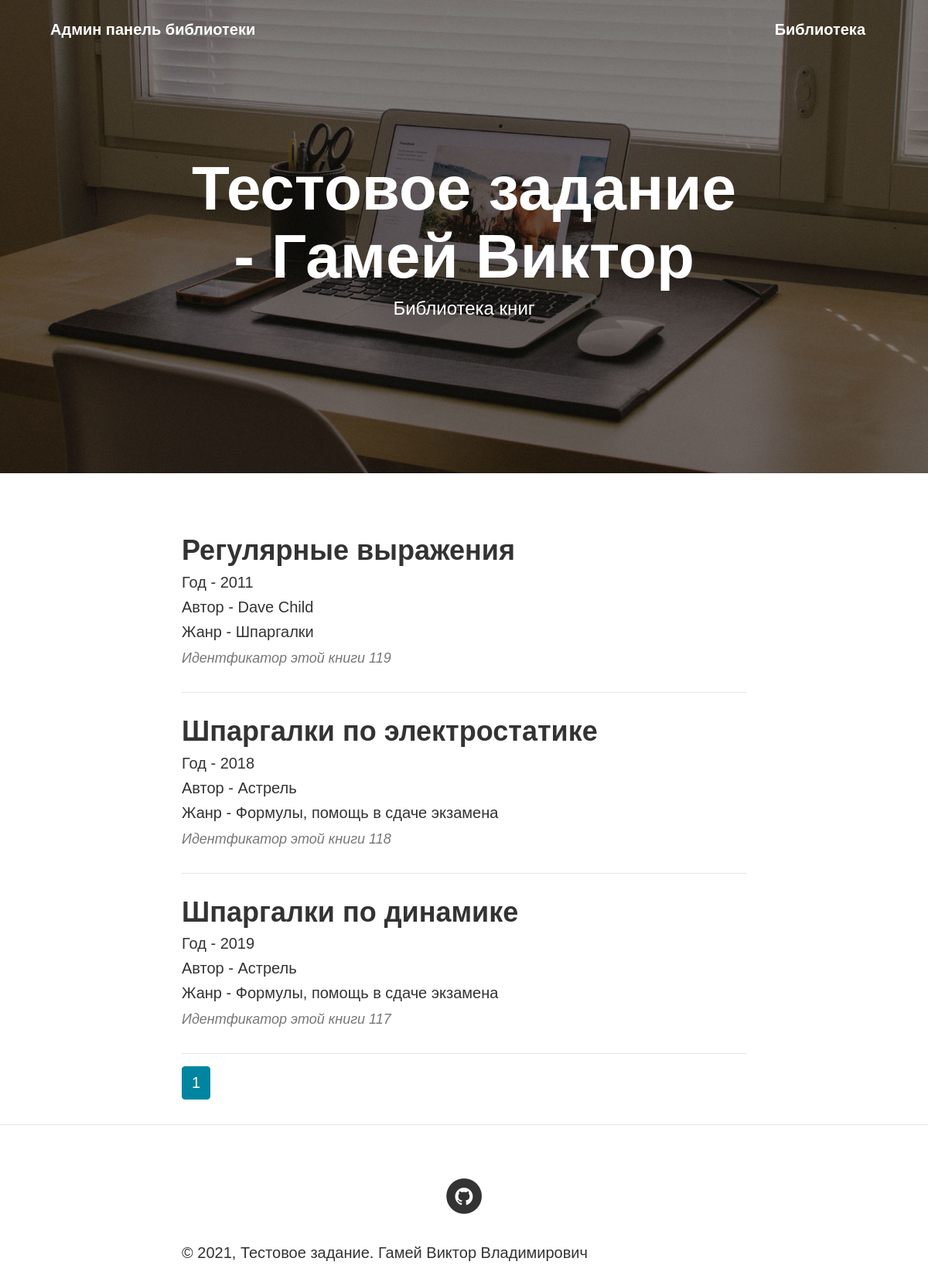
The page / on the database its author committed.
### tables this page shows
CREATE TABLE `posts` (
  `id` int(11) NOT NULL,
  `name` text NOT NULL,
  `genre` text DEFAULT NULL,
  `author` text DEFAULT NULL,
  `year` int(11) DEFAULT NULL,
  `path_book` text DEFAULT NULL
);

### index.php (called while the page is built, shortened)
<?php
spl_autoload_register(function($class) {
    $path = str_replace('\\', '/', $class.'.php');
});
$router = new Router;
$router->run();

### application/controllers/MainController.php (called while the page is built, shortened)
<?php
class MainController extends Controller {
	public function indexAction() {
		$pagination = new Pagination($this->route, $this->model->postsCount());
		$vars = [
			'pagination' => $pagination->get(),
			'list' => $this->model->postsList($this->route),
		];
		$this->view->render('Главная страница', $vars);
	}
}

### application/lib/Db.php (called while the page is built, shortened)
<?php
class Db {
	protected $db;
	public function __construct() {
		$config = require 'application/config/db.php';
		$this->db = new PDO('mysql:host='.$config['host'].';dbname='.$config['name'].'', $config['user'], $config['password']);
	}
	public function query($sql, $params = []) {
		$stmt = $this->db->prepare($sql);
		if (!empty($params)) {
			foreach ($params as $key => $val) {
				if (is_int($val)) {
					$type = PDO::PARAM_INT;
				} else {
					$type = PDO::PARAM_STR;
				}
				$stmt->bindValue(':'.$key, $val, $type);
			}
		}
		$stmt->execute();
		return $stmt;
	}
	public function row($sql, $params = []) {
		$result = $this->query($sql, $params);
		return $result->fetchAll(PDO::FETCH_ASSOC);
	}
	public function column($sql, $params = []) {
		$result = $this->query($sql, $params);
		return $result->fetchColumn();
	}
}

### application/config/db.php (called while the page is built)
<?php
return 	[
	'host' => 'medved-dv.ru',
	'name' => 'victorgamey_stroki',
	'user' => 'victorgamey',
	'password' => 'l3s5k7d8jfFSGH'
];

### application/models/Main.php (called while the page is built, shortened)
<?php
class Main extends Model {
	public function postsCount() {
		return $this->db->column('SELECT COUNT(id) FROM posts');
	}
	public function postsList($route) {
		$max = 10;
		$params = [
			'max' => $max,
			'start' => ((($route['page'] ?? 1) - 1) * $max),
		];
		return $this->db->row('SELECT * FROM posts ORDER BY id DESC LIMIT :start, :max', $params);
	}
}

### application/core/Controller.php (called while the page is built, shortened)
<?php
abstract class Controller {
	public function __construct($route) {
		$this->route = $route;
		$this->model = $this->loadModel($route['controller']);
	}
	public function loadModel($name) {
		$path = 'application\models\\'.ucfirst($name);
		if (class_exists($path)) {
			return new $path;
		}
	}
}

### application/core/Model.php (called while the page is built, shortened)
<?php
abstract class Model {
	public function __construct() {
		$this->db = new Db;
	}
}

### application/views/main/index.php (the view)
<header class="masthead" style="background-image: url('/public/images/home-bg.jpg')">
    <div class="container">
        <div class="row">
            <div class="col-lg-8 col-md-10 mx-auto">
                <div class="site-heading">
                    <h1>Тестовое задание - Гамей Виктор</h1>
                    <span class="subheading">Библиотека книг</span>
                </div>
            </div>
        </div>
    </div>
</header>
<div class="container">
    <div class="row">
        <div class="col-lg-8 col-md-10 mx-auto">
            <?php if (empty($list)): ?>
                <p>Список книг пуст</p>
            <?php else: ?>
                <?php foreach ($list as $val): ?>
                    <div class="post-preview">
                        <a href="/post/<?php echo $val['id']; ?>">
                            <h2 class="post-title"><?php echo htmlspecialchars($val['name'], ENT_QUOTES); ?></h2>
							<h5 class="post-subtitle">Год - <?php echo htmlspecialchars($val['year'], ENT_QUOTES); ?></h5>
                            <h5 class="post-subtitle">Автор - <?php echo htmlspecialchars($val['author'], ENT_QUOTES); ?></h5>
							<h5 class="post-subtitle">Жанр - <?php echo htmlspecialchars($val['genre'], ENT_QUOTES); ?></h5>
                        </a>
                        <p class="post-meta">Идентфикатор этой книги <?php echo $val['id']; ?></p>
                    </div>
                    <hr>
                <?php endforeach; ?>
                <div class="clearfix">
                    <?php echo $pagination; ?>
                </div>
            <?php endif; ?>
        </div>
    </div>
</div>

### application/core/Router.php (shortened to what this page needs)
<?php
class Router {
    protected $routes = [];
    protected $params = [];
    public function add($route, $params) {
        $route = preg_replace('/{([a-z]+):([^\}]+)}/', '(?P<\1>\2)', $route);
        $route = '#^'.$route.'$#';
        $this->routes[$route] = $params;
    }
    public function match() {
        $url = trim($_SERVER['REQUEST_URI'], '/');
        foreach ($this->routes as $route => $params) {
            if (preg_match($route, $url, $matches)) {
                $this->params = $params;
                return true;
            }
        }
        return false;
    }
    public function run(){
        if ($this->match()) {
            $path = 'application\controllers\\'.ucfirst($this->params['controller']).'Controller';
            if (class_exists($path)) {
                $action = $this->params['action'].'Action';
                if (method_exists($path, $action)) {
                    $controller = new $path($this->params);
                    $controller->$action();
                } else {
                    View::errorCode(404);
                }
            } else {
                View::errorCode(404);
            }
        } else {
            View::errorCode(404);
        }
    }
}

### application/lib/Pagination.php (shortened to what this page needs)
<?php
class Pagination {
    private $max = 10;
    private $route;
    private $current_page;
    private $total;
    private $limit;
    public function __construct($route, $total, $limit = 10) {
        $this->route = $route;
        $this->total = $total;
        $this->limit = $limit;
        $this->amount = $this->amount();
    }
    public function get() {
        $links = null;
        $limits = $this->limits();
        $html = '<nav><ul class="pagination">';
        for ($page = $limits[0]; $page <= $limits[1]; $page++) {
            if ($page == $this->current_page) {
                $links .= '<li class="page-item active"><span class="page-link">'.$page.'</span></li>';
            } else {
                $links .= $this->generateHtml($page);
            }
        }
        $html .= $links.' </ul></nav>';
        return $html;
    }
    private function limits() {
        $left = $this->current_page - round($this->max / 2);
        $start = $left > 0 ? $left : 1;
        if ($start + $this->max <= $this->amount) {
            $end = $start > 1 ? $start + $this->max : $this->max;
        }
        else {
            $end = $this->amount;
            $start = $this->amount - $this->max > 0 ? $this->amount - $this->max : 1;
        }
        return array($start, $end);
    }
    private function setCurrentPage() {
        if (isset($this->route['page'])) {
            $currentPage = $this->route['page'];
        } else {
            $currentPage = 1;
        }
        $this->current_page = $currentPage;
    }
    private function amount() {
        return ceil($this->total / $this->limit);
    }
}

### application/core/View.php (shortened to what this page needs)
<?php
class View {
	public $path;
	public $layout = 'default';
	public function __construct($route) {
		$this->path = $route['controller'].'/'.$route['action'];
	}
	public function render($title, $vars = []) {
		$path = 'application/views/'.$this->path.'.php';
		if (file_exists($path)) {
			require $path;
			$content = ob_get_clean();
			require 'application/views/layouts/'.$this->layout.'.php';
		}
	}
}

### application/views/layouts/default.php (shortened to what this page needs)
<!DOCTYPE html>
<html lang="en">
    <head>
        <link href="/public/styles/bootstrap.css" rel="stylesheet">
        <link href="/public/styles/main.css" rel="stylesheet">
        <link href="/public/styles/font-awesome.css" rel="stylesheet">
    </head>
    <body>
        <nav class="navbar navbar-expand-lg navbar-light fixed-top" id="mainNav">
            <div class="container">
                <a class="navbar-brand" href="/admin/login">Админ панель библиотеки</a>
				<a class="navbar-brand" href="/">Библиотека</a>
            </div>
        </nav>
        <?php echo $content; ?>
        <hr>
        <footer>
            <div class="container">
                <div class="row">
                    <div class="col-lg-8 col-md-10 mx-auto">
                        <ul class="list-inline text-center">
                            <li class="list-inline-item">
                                <a href="https://github.com/VGamey/Library_Stroki" target="_blank">
                                    <span class="fa-stack fa-lg">
                                        <i class="fa fa-circle fa-stack-2x"></i>
                                        <i class="fa fa-github fa-stack-1x fa-inverse"></i>
                                    </span>
                                </a>
                            </li>
                        </ul>
                        <p>&copy; 2021, Тестовое задание. Гамей Виктор Владимирович</p>
                    </div>
                </div>
            </div>
        </footer>
    </body>
</html>

### public/styles/main.css (style rules this page uses)
body { font-size:20px;color:#333;font-family:Arial,serif }
p { line-height:1.5;margin:30px 0 }
h1,h2,h3,h4,h5,h6 { font-weight:800;font-family:Arial,sans-serif }
a { color:#333;-webkit-transition:all .2s;-moz-transition:all .2s;transition:all .2s }
body { -webkit-tap-highlight-color:#0085a1 }
#mainNav { position:absolute;border-bottom:1px solid #eee;background-color:#fff;font-family:Arial,sans-serif }
#mainNav .navbar-brand { font-weight:800;color:#777 }
@media only screen and (min-width:992px) { #mainNav { border-bottom:1px solid transparent;background:0 0 } }
@media only screen and (min-width:992px) { #mainNav .navbar-brand { padding:15px 20px;color:#fff } }
@media only screen and (min-width:1170px) { #mainNav { -webkit-transition:background-color .2s;-moz-transition:background-color .2s;transition:background-color .2s;-webkit-transform:translate3d(0,0,0);-moz-transform:translate3d(0,0,0);-ms-transform:translate3d(0,0,0);-o-transform:translate3d(0,0,0);transform:translate3d(0,0,0);-webkit-backface-visibility:hidden } }
header.masthead { margin-bottom:50px;background:no-repeat center center;background-color:#777;background-attachment:scroll;-webkit-background-size:cover;-moz-background-size:cover;-o-background-size:cover;background-size:cover }
header.masthead .page-heading,header.masthead .post-heading,header.masthead .site-heading { padding:200px 0 150px;color:#fff }
@media only screen and (min-width:768px) { header.masthead .page-heading,header.masthead .post-heading,header.masthead .site-heading { padding:200px 0 } }
header.masthead .page-heading,header.masthead .site-heading { text-align:center }
header.masthead .page-heading h1,header.masthead .site-heading h1 { font-size:50px;margin-top:0 }
header.masthead .page-heading .subheading,header.masthead .site-heading .subheading { font-size:24px;font-weight:300;line-height:1.1;display:block;margin:10px 0 0;font-family:Arial,sans-serif }
@media only screen and (min-width:768px) { header.masthead .page-heading h1,header.masthead .site-heading h1 { font-size:80px } }
.post-preview>a { color:#333 }
.post-preview>a>.post-title { font-size:30px;margin-top:30px;margin-bottom:10px }
.post-preview>a>.post-subtitle { font-weight:300;margin:0 0 10px }
.post-preview>.post-meta { font-size:18px;font-style:italic;margin-top:0;color:#777 }
@media only screen and (min-width:768px) { .post-preview>a>.post-title { font-size:36px } }
footer { padding:50px 0 65px }
footer .list-inline { margin:0;padding:0 }
.page-link, .page-link:hover { color:#000; }
.page-item.active .page-link { background: #0085A1; border-color: #0085A1 }

### rows shown on the page
posts: name "Регулярные выражения", year "2011", author "Dave Child", genre "Шпаргалки", id "119"
posts: name "Шпаргалки по электростатике", year "2018", author "Астрель", genre "Формулы, помощь в сдаче экзамена", id "118"
posts: name "Шпаргалки по динамике", year "2019", author "Астрель", genre "Формулы, помощь в сдаче экзамена", id "117"
